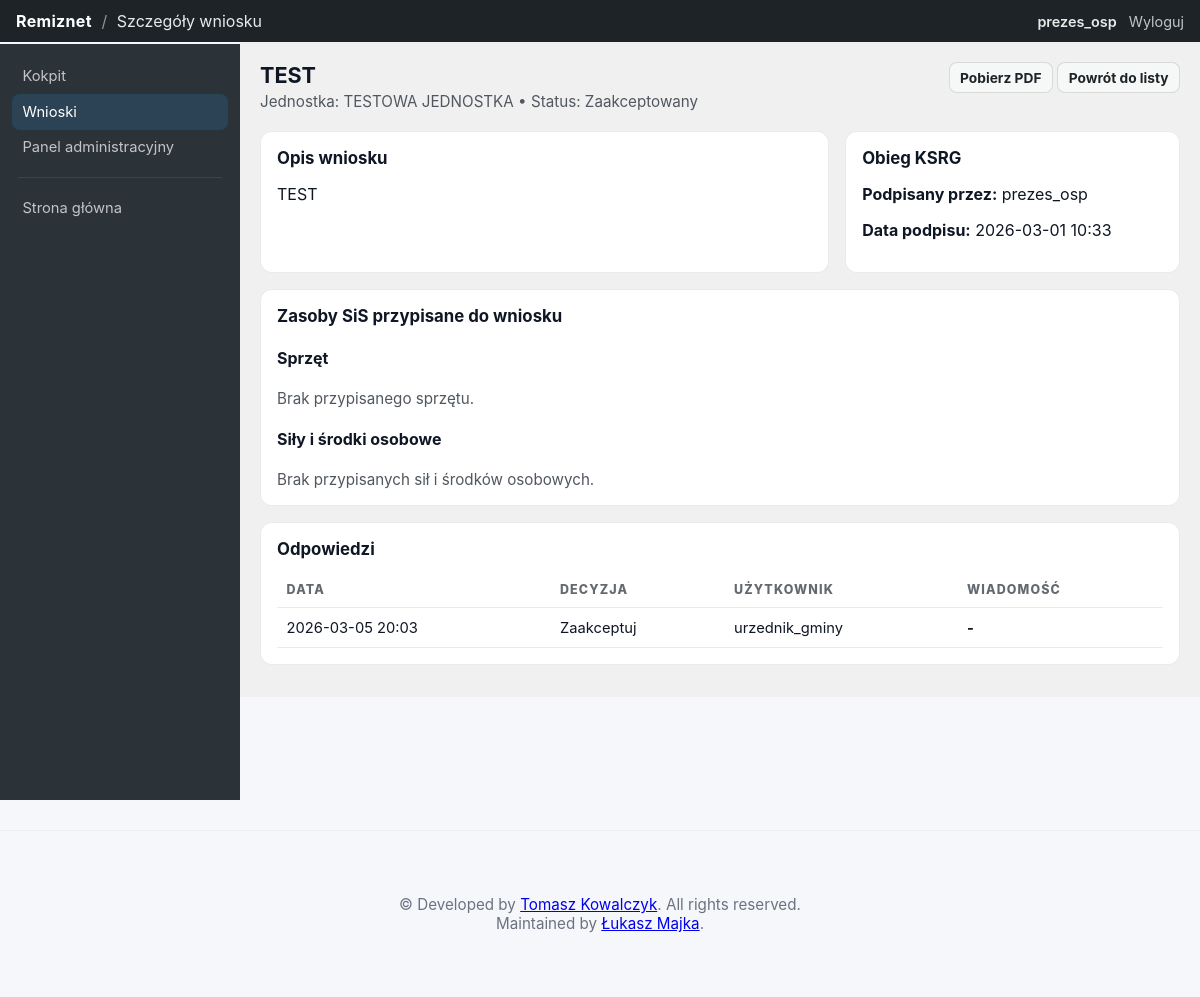
Page /osp/requests/1/ (signed in) on the committed database.
### osp/models.py (models this page shows, shortened)
class Request(models.Model):
    STATUS_DRAFT = 'DRAFT'
    STATUS_SUBMITTED = 'SUBMITTED'
    STATUS_ACCEPTED = 'ACCEPTED'
    STATUS_REJECTED = 'REJECTED'
    STATUS_ARCHIVED = 'ARCHIVED'
    STATUS_CHOICES = [
        (STATUS_DRAFT, 'Roboczy'),
        (STATUS_SUBMITTED, 'Złożony'),
        (STATUS_ACCEPTED, 'Zaakceptowany'),
        (STATUS_REJECTED, 'Odrzucony'),
        (STATUS_ARCHIVED, 'Zarchiwizowany'),
    ]
    unit = models.ForeignKey(Unit, on_delete=models.CASCADE, related_name='requests')
    created_by = models.ForeignKey(User, on_delete=models.SET_NULL, null=True, blank=True)
    title = models.CharField(max_length=250)
    description = models.TextField()
    status = models.CharField(max_length=20, choices=STATUS_CHOICES, default=STATUS_DRAFT)
    created_at = models.DateTimeField(auto_now_add=True)
    updated_at = models.DateTimeField(auto_now=True)
    signed_by = models.ForeignKey(User, on_delete=models.SET_NULL, null=True, blank=True, related_name='signed_requests')
    signed_at = models.DateTimeField(null=True, blank=True)
    archived_by = models.ForeignKey(User, on_delete=models.SET_NULL, null=True, blank=True, related_name='archived_requests')
    archived_at = models.DateTimeField(null=True, blank=True)
    equipment_resources = models.ManyToManyField('Equipment', blank=True, related_name='requests')
    personnel_resources = models.ManyToManyField('PersonnelResource', blank=True, related_name='requests')

class Unit(models.Model):
    name = models.CharField(max_length=200)
    address = models.CharField(max_length=300, blank=True)
    created_at = models.DateTimeField(auto_now_add=True)
    president = models.ForeignKey(User, on_delete=models.SET_NULL, null=True, blank=True, related_name='presided_units')
    def __str__(self):
        return self.name

class RequestResponse(models.Model):
    ACTION_ACCEPT = 'ACCEPT'
    ACTION_REJECT = 'REJECT'
    ACTION_COMMENT = 'COMMENT'
    ACTION_CHOICES = [
        (ACTION_ACCEPT, 'Zaakceptuj'),
        (ACTION_REJECT, 'Odrzuć'),
        (ACTION_COMMENT, 'Komentarz'),
    ]
    request = models.ForeignKey(Request, on_delete=models.CASCADE, related_name='responses')
    responder = models.ForeignKey(User, on_delete=models.SET_NULL, null=True, blank=True)
    message = models.TextField(blank=True)
    action = models.CharField(max_length=20, choices=ACTION_CHOICES, default=ACTION_COMMENT)
    created_at = models.DateTimeField(auto_now_add=True)

### osp/views.py (the view)
# urls.py: path('requests/<int:pk>/', views.request_detail, name='request_detail'),
@login_required
def request_detail(request, pk):
    req = get_object_or_404(Request.objects.prefetch_related('responses', 'equipment_resources', 'personnel_resources'), pk=pk)
    user = request.user
    user_is_president = is_president(user)
    user_is_official = is_official(user)
    if user_is_president and req.created_by == user:
        pass
    elif user_is_official:
        pass
    else:
        return HttpResponseForbidden('Brak uprawnień do podglądu tego wniosku')
    can_sign = (
        user_is_president
        and req.created_by == user
        and req.status in [Request.STATUS_ACCEPTED, Request.STATUS_REJECTED]
        and not req.signed_by
    )
    can_archive = (
        user_is_official
        and req.status in [Request.STATUS_ACCEPTED, Request.STATUS_REJECTED]
        and req.signed_by is not None
        and req.archived_at is None
    )
    context = {
        'request_obj': req,
        'is_president': user_is_president,
        'is_official': user_is_official,
        'can_sign': can_sign,
        'can_archive': can_archive,
        'can_respond': user_is_official and req.status == Request.STATUS_SUBMITTED,
    }
    return render(request, 'osp/request_detail.html', context)

### osp/views.py (called while the page is built)
def is_president(user):
    return (
        user.is_authenticated
        and user.groups.filter(name__in=['Prezes OSP', 'president']).exists()
    )

def is_official(user):
    return (
        user.is_authenticated
        and user.groups.filter(name__in=['Urzędnik gminy', 'official']).exists()
    )

### osp/templates/osp/request_detail.html (shortened to what this page needs)
{% extends 'osp/base.html' %}
{% block content %}
  <div class="wp-admin">
    <header class="wp-topbar">
      <div class="wp-topbar-left">
        <div class="wp-brand">Remiznet</div>
        <span class="wp-sep">/</span>
        <span class="wp-area">Szczegóły wniosku</span>
      </div>
      <div class="wp-topbar-right">
        <span class="wp-user">{{ request.user.username }}</span>
        <a class="wp-topbar-link" href="{% url 'osp:logout' %}">Wyloguj</a>
      </div>
    </header>
    <div class="wp-layout">
      <aside class="wp-sidebar" aria-label="Nawigacja">
        <a class="wp-menu-item" href="{% url 'osp:panel' %}">Kokpit</a>
        <a class="wp-menu-item is-active" href="{% url 'osp:request_list' %}">Wnioski</a>
        <a class="wp-menu-item" href="/admin/">Panel administracyjny</a>
        <div class="wp-menu-sep"></div>
        <a class="wp-menu-item" href="/">Strona główna</a>
      </aside>
      <section class="wp-content">
        <div class="wp-page-head">
          <div>
            <h2 class="wp-title">{{ request_obj.title }}</h2>
            <p class="wp-subtitle">Jednostka: {{ request_obj.unit }} • Status: {{ request_obj.get_status_display }}</p>
          </div>
          <div class="wp-actions">
            <a class="wp-btn" href="{% url 'osp:request_pdf' request_obj.pk %}">Pobierz PDF</a>
            <a class="wp-btn" href="{% url 'osp:request_list' %}">Powrót do listy</a>
          </div>
        </div>
        <div class="wp-grid">
          <section class="wp-card">
            <header class="wp-card-head">
              <h3>Opis wniosku</h3>
            </header>
            <p>{{ request_obj.description }}</p>
          </section>
          <section class="wp-card">
            <header class="wp-card-head">
              <h3>Obieg KSRG</h3>
            </header>
            {% if request_obj.signed_by %}
              <p><strong>Podpisany przez:</strong> {{ request_obj.signed_by }}</p>
              <p><strong>Data podpisu:</strong> {{ request_obj.signed_at|date:"Y-m-d H:i" }}</p>
            {% elif can_sign %}
              <a class="btn btn-primary" href="{% url 'osp:request_sign' request_obj.pk %}">Podpisz wniosek</a>
            {% else %}
              <p class="wp-empty">Wniosek nie został jeszcze podpisany.</p>
            {% endif %}
          </section>
        </div>
        <section class="wp-card" style="margin-top: 1rem;">
          <header class="wp-card-head">
            <h3>Zasoby SiS przypisane do wniosku</h3>
          </header>
          <h4>Sprzęt</h4>
          {% if request_obj.equipment_resources.exists %}
            <ul>
              {% for equipment in request_obj.equipment_resources.all %}
                <li>{{ equipment.name }} ({{ equipment.inventory_number }}) - {{ equipment.get_condition_display }}</li>
              {% endfor %}
            </ul>
          {% else %}
            <p class="wp-empty">Brak przypisanego sprzętu.</p>
          {% endif %}
          <h4>Siły i środki osobowe</h4>
          {% if request_obj.personnel_resources.exists %}
            <ul>
              {% for personnel in request_obj.personnel_resources.all %}
                <li>{{ personnel.role_name }} - {{ personnel.firefighter|default:"Bez przypisanego strażaka" }} ({{ personnel.get_readiness_display }})</li>
              {% endfor %}
            </ul>
          {% else %}
            <p class="wp-empty">Brak przypisanych sił i środków osobowych.</p>
          {% endif %}
        </section>
        <section class="wp-card" style="margin-top: 1rem;">
          <header class="wp-card-head">
            <h3>Odpowiedzi</h3>
          </header>
          {% if request_obj.responses.exists %}
            <div class="wp-table-wrap" role="region" aria-label="Odpowiedzi na wniosek">
              <table class="wp-table">
                <thead>
                  <tr>
                    <th>Data</th>
                    <th>Decyzja</th>
                    <th>Użytkownik</th>
                    <th>Wiadomość</th>
                  </tr>
                </thead>
                <tbody>
                  {% for resp in request_obj.responses.all %}
                    <tr>
                      <td>{{ resp.created_at|date:"Y-m-d H:i" }}</td>
                      <td>{{ resp.get_action_display }}</td>
                      <td>{{ resp.responder }}</td>
                      <td class="wp-td-strong">{{ resp.message|default:"-" }}</td>
                    </tr>
                  {% endfor %}
                </tbody>
              </table>
            </div>
          {% else %}
            <p class="wp-empty">Brak odpowiedzi.</p>
          {% endif %}
        </section>
      </section>
    </div>
  </div>
{% endblock %}

### static/osp/css/style.css (style rules this page uses)
:root { --bg:#f6f7fb; --header:#1f3a57; --accent:#2b8bd6; --accent-dark:#246aa8; --muted:#6b7280; --card:#ffffff; }
* { box-sizing:border-box }
body { font-family: Inter, "Segoe UI", Roboto, Arial, sans-serif; background:var(--bg); color:#0f1724; margin:0; -webkit-font-smoothing:antialiased; }
:root { --lp-primary: #0F2338; --lp-primary-light: #00A8AA; --lp-accent: #CC2630; --lp-text: #0F2338; }
.wp-admin { margin: -2rem 0 0; min-height: calc(100vh - 2rem); }
.wp-topbar { position: sticky; top: 0; z-index: 20; background: #1d2327; color: #c3c4c7; padding: .7rem 1rem; display: flex; align-items: center; justify-content: space-between; gap: 1rem; }
.wp-topbar-left { display: inline-flex; align-items: center; gap: .6rem; min-width: 0; }
.wp-brand { color: #fff; font-weight: 700; letter-spacing: .02em; }
.wp-sep { opacity: .7; }
.wp-area { color: #fff; opacity: .9; white-space: nowrap; overflow: hidden; text-overflow: ellipsis; }
.wp-topbar-right { display: inline-flex; align-items: center; gap: .75rem; }
.wp-user { color: #fff; opacity: .9; font-weight: 600; font-size: .9rem; }
.wp-topbar-link { color: #c3c4c7; text-decoration: none; font-size: .9rem; }
.wp-layout { min-height: calc(100vh - 44px); }
.wp-sidebar { background: #2c3338; color: #c3c4c7; padding: .9rem .75rem; position: fixed; top: 44px; left: 0; width: 240px; height: calc(100vh - 44px); z-index: 30; overflow-y: auto; }
.wp-menu-item { display: flex; align-items: center; justify-content: space-between; gap: .75rem; padding: .55rem .65rem; border-radius: 8px; color: #c3c4c7; text-decoration: none; font-size: .92rem; }
.wp-menu-item.is-active { background: rgba(43, 139, 214, 0.18); color: #fff; }
.wp-menu-sep { height: 1px; margin: .75rem .4rem; background: rgba(255, 255, 255, 0.08); }
.wp-content { background: #f0f0f1; padding: 1.25rem 1.25rem 2rem; margin-left: 240px; }
.wp-page-head { display: flex; align-items: flex-start; justify-content: space-between; gap: 1.25rem; margin-bottom: 1.25rem; }
.wp-title { margin: 0; font-size: 1.35rem; }
.wp-subtitle { margin: .25rem 0 0; color: #50575e; font-size: .95rem; }
.wp-grid { display: grid; grid-template-columns: minmax(0, 1.7fr) minmax(280px, 1fr); gap: 1rem; }
.wp-card { background: #fff; border: 1px solid rgba(0,0,0,0.08); border-radius: 12px; padding: 1rem; }
.wp-card-head { display: flex; align-items: baseline; justify-content: space-between; gap: 1rem; margin-bottom: .75rem; }
.wp-card-head h3 { margin: 0; font-size: 1.05rem; }
.wp-table-wrap { overflow: auto; }
.wp-table { width: 100%; border-collapse: collapse; font-size: .92rem; }
.wp-table th, .wp-table td { padding: .65rem .6rem; border-bottom: 1px solid rgba(0,0,0,0.08); text-align: left; vertical-align: middle; white-space: nowrap; }
.wp-table th { font-size: .78rem; text-transform: uppercase; letter-spacing: .09em; color: #646970; font-weight: 800; }
.wp-td-strong { font-weight: 700; white-space: normal; }
.wp-btn { display: inline-flex; align-items: center; justify-content: center; padding: .4rem .65rem; border-radius: 8px; border: 1px solid rgba(0,0,0,0.12); background: #f6f7f7; color: #1d2327; text-decoration: none; font-weight: 700; font-size: .86rem; }
.wp-empty { margin: 0; color: #50575e; font-size: .95rem; }

### rows in the picture
Request: title "TEST", unit "TESTOWA JEDNOSTKA", status "Zaakceptowany", description "TEST", signed_by "prezes_osp", signed_at "2026-03-01 10:33"
RequestResponse: created_at "2026-03-05 20:03", action "Zaakceptuj", responder "urzednik_gminy", message "-"

### other values in the picture
{{ request.user.username }} "prezes_osp"
